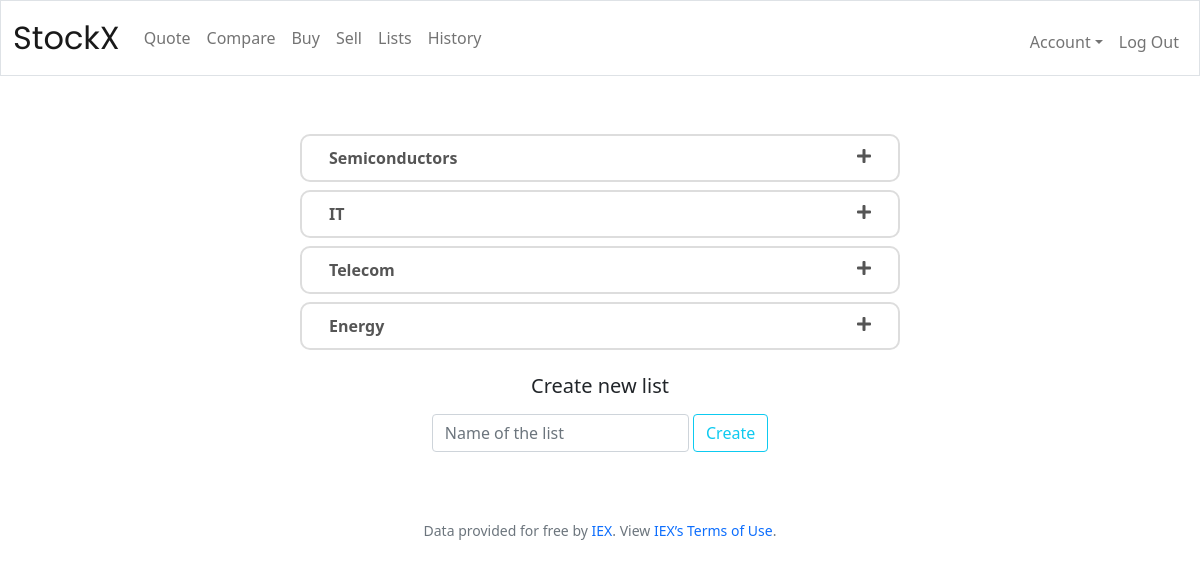
The page /lists (signed in) on the database its author committed.
### application/models.py (models this page shows, shortened)
class Lists(db.Model):
    id = db.Column(db.Integer(), primary_key=True)
    name = db.Column(db.String(15), nullable=False)
    user_id = db.Column(db.Integer(), db.ForeignKey(
        'users.id'), nullable=False)
    assets = db.relationship('Favourites', backref='lists', lazy=True)

### application/views.py (the view)
@app.route("/lists", methods=["GET", "POST"])
@login_required
def lists():
    form = CreateList()
    lists = Lists.query.filter_by(user_id=current_user.id).all()
    if form.validate_on_submit():
        lists = Lists()
        lists.new_list(current_user, form.name.data)
        flash(f'Successfully created new list', category='success')
        return redirect(url_for('lists'))
    return render_template("lists.html", lists=lists, form=form)

### application/forms.py
class CreateList(FlaskForm):
    name = StringField(validators=[Length(min=2, max=15), DataRequired()])
    submit = SubmitField('Create')

### application/models.py (called while the page is built)
@login_manager.user_loader
def load_user(user_id):
    return Users.query.get(int(user_id))

### application/templates/lists.html (shortened to what this page needs)
{% extends "layout.html" %}
{% block main %}
	{% if lists %}
		<div class="accordion-container">
			{% for list in lists %}
				<div class="set mb-2">
					<a href="#">
					<div class="container">
						<div class="row">
						<div class="col-8">
							{{ list.name }}
						</div>
						<div class="col-4 ">
							<i id="plus" class="fa fa-plus"></i>
						</div>
						</div>
					</div>
					</a>
				</div>
			{% endfor %}
		</div>
		<div class="container mt-4">
			<h5 class="my-3">Create new list</h5>
			{% include 'newlist_form.html' %}
		</div>
		{% else %}
			<p class="mt-2" >You don't have lists yet! Lets create a new one.</p>
			{% include 'newlist_form.html' %}
	{% endif %}
{% endblock %}

### application/static/styles.css (style rules this page uses)
a { text-decoration: none; }
main .form-control { display: inline-block; width: auto; }
.accordion-container { position: relative; max-width: 600px; height: auto; margin: 10px auto; }
.set { position: relative; width: 100%; height: auto; background-color: #fff; }
.set > a { display: block; border-radius: 10px; padding: 10px 15px; text-decoration: none; text-align: left; color: #555; font-weight: 600; border: 2px solid #ddd; -webkit-transition:all 0.2s linear; -moz-transition:all 0.2s linear; transition:all 0.2s linear; }
.set > a i { float: right; margin-top: 2px; }

### rows shown on the page
Lists: name "Semiconductors"
Lists: name "IT"
Lists: name "Telecom"
Lists: name "Energy"
